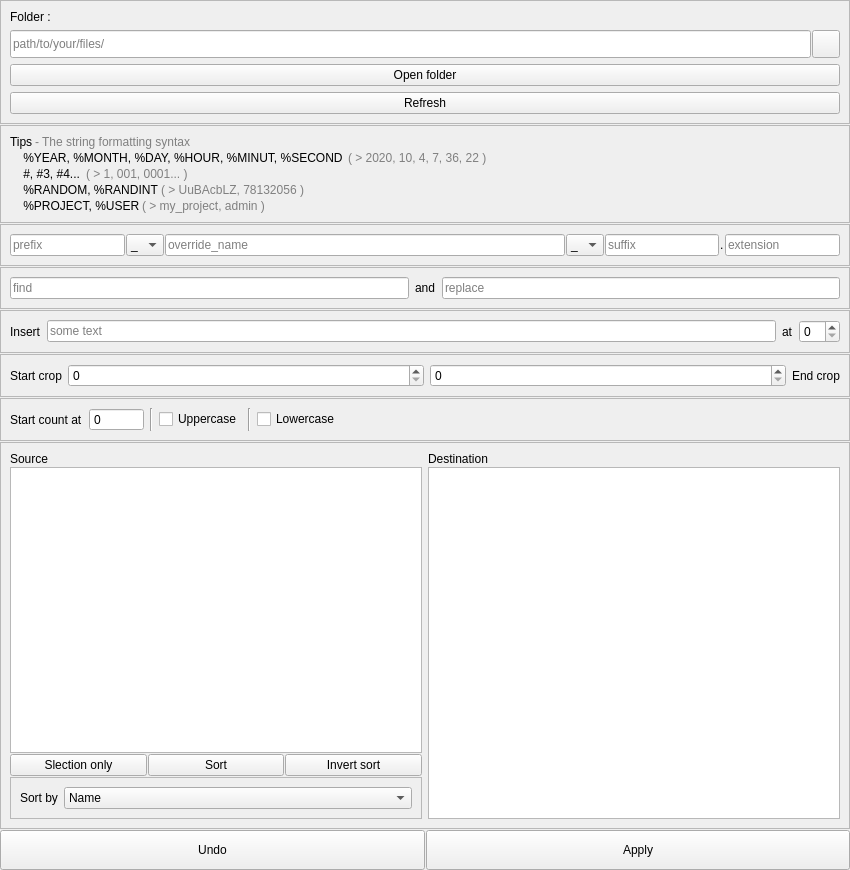
<?xml version="1.0" encoding="UTF-8"?>
<ui version="4.0">
 <class>Form</class>
 <widget class="QWidget" name="Form">
  <property name="geometry">
   <rect>
    <x>0</x>
    <y>0</y>
    <width>850</width>
    <height>870</height>
   </rect>
  </property>
  <property name="windowTitle">
   <string>Form</string>
  </property>
  <layout class="QVBoxLayout" name="verticalLayout">
   <property name="spacing">
    <number>1</number>
   </property>
   <property name="leftMargin">
    <number>0</number>
   </property>
   <property name="topMargin">
    <number>0</number>
   </property>
   <property name="rightMargin">
    <number>0</number>
   </property>
   <property name="bottomMargin">
    <number>0</number>
   </property>
   <item>
    <widget class="QFrame" name="frame">
     <property name="frameShape">
      <enum>QFrame::StyledPanel</enum>
     </property>
     <property name="frameShadow">
      <enum>QFrame::Raised</enum>
     </property>
     <layout class="QVBoxLayout" name="verticalLayout_2">
      <item>
       <widget class="QLabel" name="label_7">
        <property name="text">
         <string>Folder :</string>
        </property>
       </widget>
      </item>
      <item>
       <layout class="QHBoxLayout" name="horizontalLayout">
        <property name="spacing">
         <number>1</number>
        </property>
        <item>
         <widget class="QLineEdit" name="renamer_folder_lineEdit">
          <property name="minimumSize">
           <size>
            <width>0</width>
            <height>28</height>
           </size>
          </property>
          <property name="placeholderText">
           <string>path/to/your/files/</string>
          </property>
         </widget>
        </item>
        <item>
         <widget class="QPushButton" name="renamer_folder_pushButton">
          <property name="minimumSize">
           <size>
            <width>28</width>
            <height>28</height>
           </size>
          </property>
          <property name="maximumSize">
           <size>
            <width>28</width>
            <height>28</height>
           </size>
          </property>
          <property name="text">
           <string/>
          </property>
         </widget>
        </item>
       </layout>
      </item>
      <item>
       <widget class="QPushButton" name="renamer_show_folder_pushButton">
        <property name="text">
         <string>Open folder</string>
        </property>
       </widget>
      </item>
      <item>
       <widget class="QPushButton" name="renamer_refresh_pushButton">
        <property name="text">
         <string>Refresh</string>
        </property>
       </widget>
      </item>
     </layout>
    </widget>
   </item>
   <item>
    <widget class="QFrame" name="frame_6">
     <property name="frameShape">
      <enum>QFrame::StyledPanel</enum>
     </property>
     <property name="frameShadow">
      <enum>QFrame::Raised</enum>
     </property>
     <layout class="QVBoxLayout" name="verticalLayout_3">
      <property name="spacing">
       <number>2</number>
      </property>
      <item>
       <layout class="QHBoxLayout" name="horizontalLayout_8">
        <item>
         <widget class="QLabel" name="label_10">
          <property name="sizePolicy">
           <sizepolicy hsizetype="Fixed" vsizetype="Preferred">
            <horstretch>0</horstretch>
            <verstretch>0</verstretch>
           </sizepolicy>
          </property>
          <property name="text">
           <string>Tips</string>
          </property>
         </widget>
        </item>
        <item>
         <widget class="QLabel" name="label_11">
          <property name="styleSheet">
           <string notr="true">color:gray;</string>
          </property>
          <property name="text">
           <string>- The string formatting syntax</string>
          </property>
         </widget>
        </item>
       </layout>
      </item>
      <item>
       <layout class="QHBoxLayout" name="horizontalLayout_9">
        <property name="topMargin">
         <number>0</number>
        </property>
        <item>
         <widget class="QLabel" name="label_12">
          <property name="sizePolicy">
           <sizepolicy hsizetype="Fixed" vsizetype="Preferred">
            <horstretch>0</horstretch>
            <verstretch>0</verstretch>
           </sizepolicy>
          </property>
          <property name="text">
           <string>    %YEAR, %MONTH, %DAY, %HOUR, %MINUT, %SECOND </string>
          </property>
         </widget>
        </item>
        <item>
         <widget class="QLabel" name="label_14">
          <property name="styleSheet">
           <string notr="true">color:gray;</string>
          </property>
          <property name="text">
           <string>( &gt; 2020, 10, 4, 7, 36, 22 )</string>
          </property>
         </widget>
        </item>
       </layout>
      </item>
      <item>
       <layout class="QHBoxLayout" name="horizontalLayout_10">
        <property name="topMargin">
         <number>0</number>
        </property>
        <item>
         <widget class="QLabel" name="label_13">
          <property name="sizePolicy">
           <sizepolicy hsizetype="Fixed" vsizetype="Preferred">
            <horstretch>0</horstretch>
            <verstretch>0</verstretch>
           </sizepolicy>
          </property>
          <property name="text">
           <string>    #, #3, #4... </string>
          </property>
         </widget>
        </item>
        <item>
         <widget class="QLabel" name="label_15">
          <property name="styleSheet">
           <string notr="true">color:gray;</string>
          </property>
          <property name="text">
           <string>( &gt; 1, 001, 0001... )</string>
          </property>
         </widget>
        </item>
       </layout>
      </item>
      <item>
       <layout class="QHBoxLayout" name="horizontalLayout_11">
        <item>
         <widget class="QLabel" name="label_16">
          <property name="sizePolicy">
           <sizepolicy hsizetype="Fixed" vsizetype="Preferred">
            <horstretch>0</horstretch>
            <verstretch>0</verstretch>
           </sizepolicy>
          </property>
          <property name="text">
           <string>    %RANDOM, %RANDINT</string>
          </property>
         </widget>
        </item>
        <item>
         <widget class="QLabel" name="label_17">
          <property name="styleSheet">
           <string notr="true">color:gray;</string>
          </property>
          <property name="text">
           <string>( &gt; UuBAcbLZ, 78132056 )</string>
          </property>
         </widget>
        </item>
       </layout>
      </item>
      <item>
       <layout class="QHBoxLayout" name="horizontalLayout_12">
        <property name="topMargin">
         <number>0</number>
        </property>
        <item>
         <widget class="QLabel" name="label_18">
          <property name="sizePolicy">
           <sizepolicy hsizetype="Fixed" vsizetype="Preferred">
            <horstretch>0</horstretch>
            <verstretch>0</verstretch>
           </sizepolicy>
          </property>
          <property name="text">
           <string>    %PROJECT, %USER</string>
          </property>
         </widget>
        </item>
        <item>
         <widget class="QLabel" name="label_19">
          <property name="styleSheet">
           <string notr="true">color:gray;</string>
          </property>
          <property name="text">
           <string>( &gt; my_project, admin )</string>
          </property>
         </widget>
        </item>
       </layout>
      </item>
     </layout>
    </widget>
   </item>
   <item>
    <widget class="QFrame" name="frame_3">
     <property name="frameShape">
      <enum>QFrame::StyledPanel</enum>
     </property>
     <property name="frameShadow">
      <enum>QFrame::Raised</enum>
     </property>
     <layout class="QHBoxLayout" name="horizontalLayout_3">
      <property name="spacing">
       <number>1</number>
      </property>
      <item>
       <widget class="QLineEdit" name="renamer_prefix_lineEdit">
        <property name="placeholderText">
         <string>prefix</string>
        </property>
       </widget>
      </item>
      <item>
       <widget class="QComboBox" name="renamer_first_splitter_comboBox">
        <property name="maximumSize">
         <size>
          <width>45</width>
          <height>16777215</height>
         </size>
        </property>
        <item>
         <property name="text">
          <string>_</string>
         </property>
        </item>
        <item>
         <property name="text">
          <string>.</string>
         </property>
        </item>
        <item>
         <property name="text">
          <string>-</string>
         </property>
        </item>
       </widget>
      </item>
      <item>
       <widget class="QLineEdit" name="renamer_override_lineEdit">
        <property name="minimumSize">
         <size>
          <width>400</width>
          <height>0</height>
         </size>
        </property>
        <property name="placeholderText">
         <string>override_name</string>
        </property>
       </widget>
      </item>
      <item>
       <widget class="QComboBox" name="renamer_second_splitter_comboBox">
        <property name="maximumSize">
         <size>
          <width>45</width>
          <height>16777215</height>
         </size>
        </property>
        <item>
         <property name="text">
          <string>_</string>
         </property>
        </item>
        <item>
         <property name="text">
          <string>.</string>
         </property>
        </item>
        <item>
         <property name="text">
          <string>-</string>
         </property>
        </item>
       </widget>
      </item>
      <item>
       <widget class="QLineEdit" name="renamer_suffix_lineEdit">
        <property name="placeholderText">
         <string>suffix</string>
        </property>
       </widget>
      </item>
      <item>
       <widget class="QLabel" name="label_5">
        <property name="text">
         <string>.</string>
        </property>
        <property name="alignment">
         <set>Qt::AlignLeading|Qt::AlignLeft|Qt::AlignVCenter</set>
        </property>
       </widget>
      </item>
      <item>
       <widget class="QLineEdit" name="renamer_extension_lineEdit">
        <property name="placeholderText">
         <string>extension</string>
        </property>
       </widget>
      </item>
     </layout>
    </widget>
   </item>
   <item>
    <widget class="QFrame" name="frame_9">
     <property name="frameShape">
      <enum>QFrame::StyledPanel</enum>
     </property>
     <property name="frameShadow">
      <enum>QFrame::Raised</enum>
     </property>
     <layout class="QHBoxLayout" name="horizontalLayout_16">
      <item>
       <widget class="QLineEdit" name="renamer_find_lineEdit">
        <property name="placeholderText">
         <string>find</string>
        </property>
       </widget>
      </item>
      <item>
       <widget class="QLabel" name="label_21">
        <property name="text">
         <string>and</string>
        </property>
       </widget>
      </item>
      <item>
       <widget class="QLineEdit" name="renamer_replace_lineEdit">
        <property name="placeholderText">
         <string>replace</string>
        </property>
       </widget>
      </item>
     </layout>
    </widget>
   </item>
   <item>
    <widget class="QFrame" name="frame_8">
     <property name="frameShape">
      <enum>QFrame::StyledPanel</enum>
     </property>
     <property name="frameShadow">
      <enum>QFrame::Raised</enum>
     </property>
     <layout class="QHBoxLayout" name="horizontalLayout_15">
      <item>
       <widget class="QLabel" name="label_4">
        <property name="text">
         <string>Insert</string>
        </property>
       </widget>
      </item>
      <item>
       <widget class="QLineEdit" name="renamer_insert_lineEdit">
        <property name="placeholderText">
         <string>some text</string>
        </property>
       </widget>
      </item>
      <item>
       <widget class="QLabel" name="label_20">
        <property name="text">
         <string>at</string>
        </property>
       </widget>
      </item>
      <item>
       <widget class="QSpinBox" name="renamer_insert_at_spinBox"/>
      </item>
     </layout>
    </widget>
   </item>
   <item>
    <widget class="QFrame" name="frame_5">
     <property name="frameShape">
      <enum>QFrame::StyledPanel</enum>
     </property>
     <property name="frameShadow">
      <enum>QFrame::Raised</enum>
     </property>
     <layout class="QHBoxLayout" name="horizontalLayout_7">
      <item>
       <widget class="QLabel" name="label_8">
        <property name="sizePolicy">
         <sizepolicy hsizetype="Fixed" vsizetype="Preferred">
          <horstretch>0</horstretch>
          <verstretch>0</verstretch>
         </sizepolicy>
        </property>
        <property name="text">
         <string>Start crop</string>
        </property>
       </widget>
      </item>
      <item>
       <widget class="QSpinBox" name="renamer_start_crop_spinBox"/>
      </item>
      <item>
       <widget class="QSpinBox" name="renamer_end_crop_spinBox"/>
      </item>
      <item>
       <widget class="QLabel" name="label_9">
        <property name="sizePolicy">
         <sizepolicy hsizetype="Fixed" vsizetype="Preferred">
          <horstretch>0</horstretch>
          <verstretch>0</verstretch>
         </sizepolicy>
        </property>
        <property name="text">
         <string>End crop</string>
        </property>
       </widget>
      </item>
     </layout>
    </widget>
   </item>
   <item>
    <widget class="QFrame" name="frame_4">
     <property name="frameShape">
      <enum>QFrame::StyledPanel</enum>
     </property>
     <property name="frameShadow">
      <enum>QFrame::Raised</enum>
     </property>
     <layout class="QHBoxLayout" name="horizontalLayout_5">
      <item>
       <widget class="QLabel" name="label_6">
        <property name="text">
         <string>Start count at</string>
        </property>
       </widget>
      </item>
      <item>
       <widget class="QSpinBox" name="renamer_start_at_spinBox">
        <property name="buttonSymbols">
         <enum>QAbstractSpinBox::NoButtons</enum>
        </property>
        <property name="minimum">
         <number>-9999999</number>
        </property>
        <property name="maximum">
         <number>9999999</number>
        </property>
       </widget>
      </item>
      <item>
       <widget class="Line" name="line">
        <property name="orientation">
         <enum>Qt::Vertical</enum>
        </property>
       </widget>
      </item>
      <item>
       <widget class="QCheckBox" name="renamer_uppercase_checkBox">
        <property name="text">
         <string>Uppercase</string>
        </property>
       </widget>
      </item>
      <item>
       <widget class="Line" name="line_2">
        <property name="orientation">
         <enum>Qt::Vertical</enum>
        </property>
       </widget>
      </item>
      <item>
       <widget class="QCheckBox" name="renamer_lowercase_checkBox">
        <property name="text">
         <string>Lowercase</string>
        </property>
       </widget>
      </item>
      <item>
       <spacer name="horizontalSpacer">
        <property name="orientation">
         <enum>Qt::Horizontal</enum>
        </property>
        <property name="sizeHint" stdset="0">
         <size>
          <width>40</width>
          <height>20</height>
         </size>
        </property>
       </spacer>
      </item>
     </layout>
    </widget>
   </item>
   <item>
    <widget class="QFrame" name="frame_2">
     <property name="frameShape">
      <enum>QFrame::StyledPanel</enum>
     </property>
     <property name="frameShadow">
      <enum>QFrame::Raised</enum>
     </property>
     <layout class="QHBoxLayout" name="horizontalLayout_2">
      <item>
       <layout class="QVBoxLayout" name="verticalLayout_4">
        <property name="spacing">
         <number>1</number>
        </property>
        <item>
         <widget class="QLabel" name="label">
          <property name="text">
           <string>Source</string>
          </property>
         </widget>
        </item>
        <item>
         <widget class="QListWidget" name="renamer_source_listWidget">
          <property name="styleSheet">
           <string notr="true">color:green;</string>
          </property>
          <property name="selectionMode">
           <enum>QAbstractItemView::ExtendedSelection</enum>
          </property>
         </widget>
        </item>
        <item>
         <layout class="QHBoxLayout" name="horizontalLayout_6">
          <property name="spacing">
           <number>1</number>
          </property>
          <item>
           <widget class="QPushButton" name="renamer_selection_only_pushButton">
            <property name="text">
             <string>Slection only</string>
            </property>
           </widget>
          </item>
          <item>
           <widget class="QPushButton" name="renamer_sort_pushButton">
            <property name="text">
             <string>Sort</string>
            </property>
           </widget>
          </item>
          <item>
           <widget class="QPushButton" name="renamer_invert_sort_pushButton">
            <property name="text">
             <string>Invert sort</string>
            </property>
           </widget>
          </item>
         </layout>
        </item>
        <item>
         <widget class="QFrame" name="frame_7">
          <property name="minimumSize">
           <size>
            <width>0</width>
            <height>20</height>
           </size>
          </property>
          <property name="frameShape">
           <enum>QFrame::StyledPanel</enum>
          </property>
          <property name="frameShadow">
           <enum>QFrame::Raised</enum>
          </property>
          <layout class="QHBoxLayout" name="horizontalLayout_13">
           <item>
            <widget class="QLabel" name="label_3">
             <property name="sizePolicy">
              <sizepolicy hsizetype="Fixed" vsizetype="Preferred">
               <horstretch>0</horstretch>
               <verstretch>0</verstretch>
              </sizepolicy>
             </property>
             <property name="text">
              <string>Sort by</string>
             </property>
            </widget>
           </item>
           <item>
            <widget class="QComboBox" name="renamer_sortby_comboBox">
             <item>
              <property name="text">
               <string>Name</string>
              </property>
             </item>
             <item>
              <property name="text">
               <string>Date</string>
              </property>
             </item>
            </widget>
           </item>
          </layout>
         </widget>
        </item>
       </layout>
      </item>
      <item>
       <layout class="QVBoxLayout" name="verticalLayout_5">
        <property name="spacing">
         <number>1</number>
        </property>
        <item>
         <widget class="QLabel" name="label_2">
          <property name="text">
           <string>Destination</string>
          </property>
         </widget>
        </item>
        <item>
         <widget class="QListWidget" name="renamer_destination_listWidget">
          <property name="styleSheet">
           <string notr="true">color:orange;</string>
          </property>
         </widget>
        </item>
       </layout>
      </item>
     </layout>
    </widget>
   </item>
   <item>
    <layout class="QHBoxLayout" name="horizontalLayout_14">
     <property name="spacing">
      <number>1</number>
     </property>
     <property name="topMargin">
      <number>0</number>
     </property>
     <item>
      <widget class="QPushButton" name="renamer_undo_pushButton">
       <property name="minimumSize">
        <size>
         <width>0</width>
         <height>40</height>
        </size>
       </property>
       <property name="text">
        <string>Undo</string>
       </property>
      </widget>
     </item>
     <item>
      <widget class="QPushButton" name="renamer_apply_pushButton">
       <property name="minimumSize">
        <size>
         <width>0</width>
         <height>40</height>
        </size>
       </property>
       <property name="text">
        <string>Apply</string>
       </property>
      </widget>
     </item>
    </layout>
   </item>
  </layout>
 </widget>
 <resources/>
 <connections/>
</ui>
